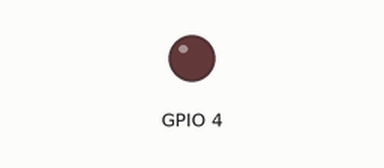
This sketch was run on a simulated ESP32. Parts: output pins drawn as LEDs (lit = HIGH). What the sketch prints to the serial monitor is not drawn.

Above: at 1.3 s.
At 9.5 s:
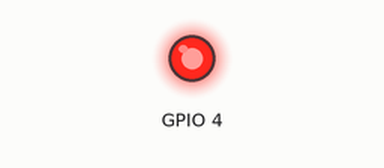
Timing chart, 0 to 9.9 s (numbered marks = the images above):
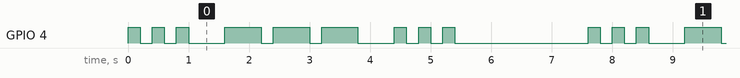

Measured:
- by itself, GPIO 4: repeats every 7.6 s: 2 × (LOW 0.20 s, HIGH 0.20 s), LOW 0.60 s, 2 × (HIGH 0.60 s, LOW 0.20 s), HIGH 0.60 s, LOW 0.60 s, 2 × (HIGH 0.20 s, LOW 0.20 s), HIGH 0.20 s, LOW 2.2 s, HIGH 0.20 s
- by itself, everything shown: repeats every 7.6 s, in 18 steps

The sketch:

sketch.ino
```cpp
// Clase 1 - Ejercicio 2 (solución): SOS en código Morse con L0
// S = 3 puntos (cortos), O = 3 rayas (largas).

#include <Arduino.h>

void setup() {
  Serial.begin(115200);
  pinMode(4, OUTPUT);
}

void loop() {
  Serial.printf("S");
  digitalWrite(4, HIGH); delay(200); digitalWrite(4, LOW); delay(200);
  digitalWrite(4, HIGH); delay(200); digitalWrite(4, LOW); delay(200);
  digitalWrite(4, HIGH); delay(200); digitalWrite(4, LOW); delay(600);

  Serial.printf("O");
  digitalWrite(4, HIGH); delay(600); digitalWrite(4, LOW); delay(200);
  digitalWrite(4, HIGH); delay(600); digitalWrite(4, LOW); delay(200);
  digitalWrite(4, HIGH); delay(600); digitalWrite(4, LOW); delay(600);

  Serial.printf("S\n");
  digitalWrite(4, HIGH); delay(200); digitalWrite(4, LOW); delay(200);
  digitalWrite(4, HIGH); delay(200); digitalWrite(4, LOW); delay(200);
  digitalWrite(4, HIGH); delay(200); digitalWrite(4, LOW); delay(200);

  delay(2000);   // pausa larga antes de repetir
}
```
